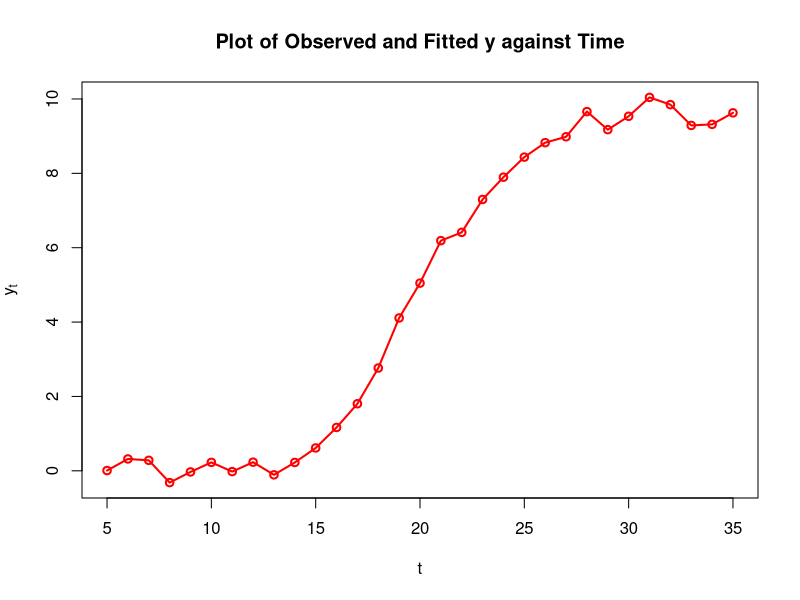

Recreate this plot in R. (Note: this script raises an error after producing the figure.)
### "Improvements to nls()" - GSOC'21
## Medium

# test data

time <- c( 5,  6,  7,  8,  9, 10, 11, 12, 13, 14, 15, 16,
 17, 18, 19, 20, 21, 22, 23, 24, 25, 26, 27, 28, 29,
 30, 31, 32, 33, 34, 35)
y <- c( 0.0074203,  0.3188325,  0.2815891, -0.3171173, -0.0305409,  0.2266773,
  -0.0216102,  0.2319695, -0.1082007,  0.2246899,  0.6144181,  1.1655192,
  1.8038330,  2.7644418,  4.1104270,  5.0470456,  6.1896092,  6.4128618,
  7.2974793,  7.8965245,  8.4364991,  8.8252770,  8.9836204, 9.6607736,
  9.1746182,  9.5348823, 10.0421165,  9.8477874,  9.2886090,  9.3169916,
  9.6270209 )

# Plot observed y vs. time
plot(time,y,xlab="t",ylab=expression(y[t]),
main="Plot of Observed and Fitted y against Time",
lwd=2,col="red",type="o")

# clean the data
time <- time[y>=0]
y <- y[y>=0]

# Approximate estimation of a,b,c 

# approximate value of a
a<-max(y)

# approximate value of b
b <- a/y[1]-1

# approximate value of c

time<-time[y!=a&&(b*y/(a-y))>0]
y<-y[b*y/(a-y)>0&y!=a]

c<-log( (b*y)/(a-y) )/time
c<-mean(c[-length(c)])

# plot of fitted y values
lines(time, a/(1+b*exp(-c*time)),type="o",lwd=2,col="blue")
legend("topleft",legend=c("Observed y","Fitted y"),
col=c("red","blue"),lwd=2,,pch=16)

# print a,b,c
print(a)
print(b)
print(c)
